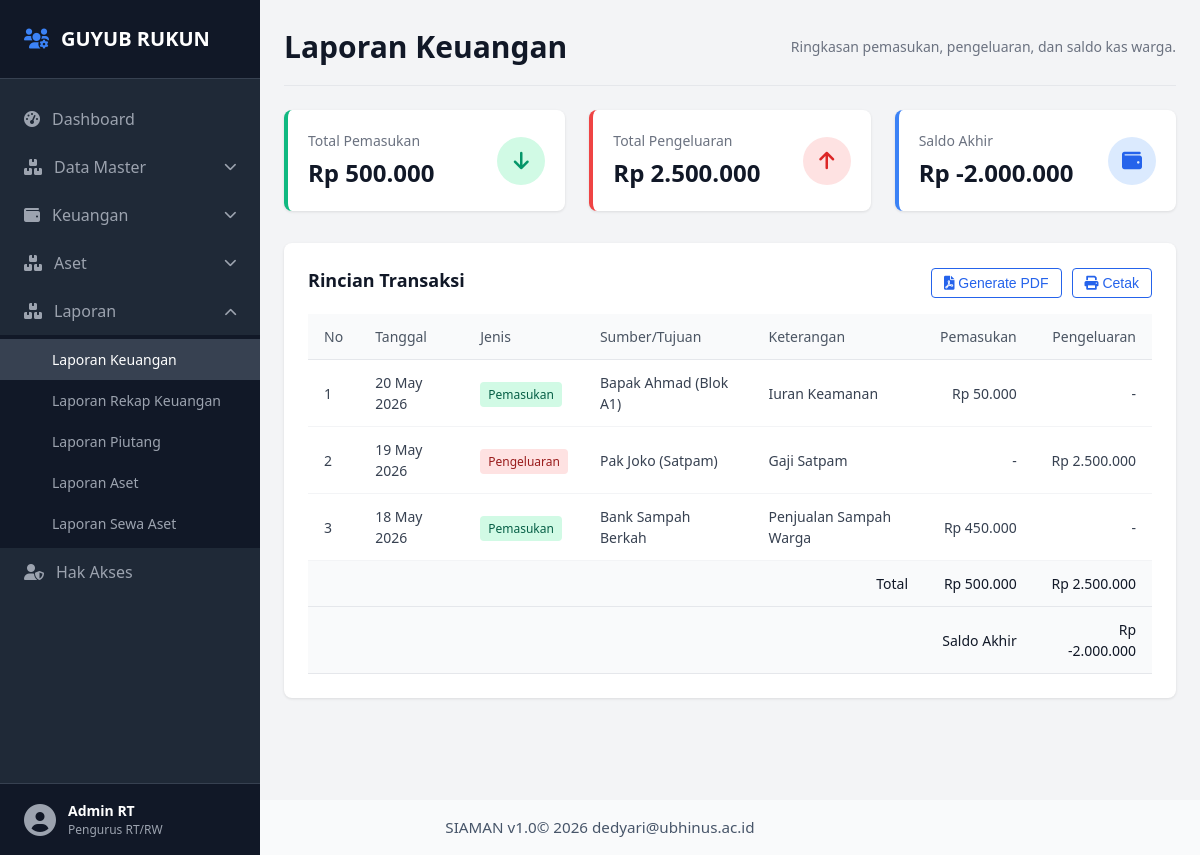
Page /laporan-keuangan.php on the committed database.
### tables this page shows
CREATE TABLE IF NOT EXISTS transaksi (
    id INT AUTO_INCREMENT PRIMARY KEY,
    tanggal DATE NOT NULL,
    tipe ENUM('Pemasukan', 'Pengeluaran') NOT NULL,
    jenis_transaksi_id INT NULL,
    sumber VARCHAR(160) NOT NULL,
    keterangan TEXT,
    jumlah DECIMAL(14,2) NOT NULL,
    created_at TIMESTAMP DEFAULT CURRENT_TIMESTAMP,
    CONSTRAINT fk_transaksi_jenis FOREIGN KEY (jenis_transaksi_id) REFERENCES jenis_transaksi(id) ON DELETE SET NULL
);

### inc/db.php (called while the page is built, shortened)
<?php
try {
    $dbAvailable = true;
} catch (PDOException $exception) {
    $dbError = $exception->getMessage();
}
?>

### inc/data.php (called while the page is built, shortened)
<?php
require_once __DIR__ . '/db.php';
function dbFetchAll($sql) {
    global $pdo, $dbAvailable;
    return $pdo->query($sql)->fetchAll();
}
if ($dbAvailable) {
    $dbTransactions = dbFetchAll('SELECT t.id, t.tanggal, t.tipe AS jenis, jt.nama AS kategori, t.sumber, t.keterangan, t.jumlah FROM transaksi t LEFT JOIN jenis_transaksi jt ON jt.id = t.jenis_transaksi_id ORDER BY t.tanggal DESC, t.id DESC');
}
?>

### laporan-keuangan.php (the view, shortened to what this page needs)
<?php
include 'inc/data.php';
include 'inc/header.php';
function rupiahToNumber($value) {
    $number = preg_replace('/[^0-9-]/', '', $value);
    return $number === '' ? 0 : (int) $number;
}
function formatRupiah($value) {
    return 'Rp ' . number_format($value, 0, ',', '.');
}
function parseLaporanTanggal($value) {
    $value = trim((string) $value);
    if ($value === '') {
        return null;
    }
    $bulan = [
        'januari' => 'January',
        'jan' => 'January',
        'februari' => 'February',
        'feb' => 'February',
        'maret' => 'March',
        'mar' => 'March',
        'april' => 'April',
        'apr' => 'April',
        'mei' => 'May',
        'juni' => 'June',
        'jun' => 'June',
        'juli' => 'July',
        'jul' => 'July',
        'agustus' => 'August',
        'agu' => 'August',
        'september' => 'September',
        'sep' => 'September',
        'oktober' => 'October',
        'okt' => 'October',
        'november' => 'November',
        'nov' => 'November',
        'desember' => 'December',
        'des' => 'December',
    ];
    $normalized = strtolower($value);
    foreach ($bulan as $indonesia => $english) {
        $normalized = preg_replace('/\b' . preg_quote($indonesia, '/') . '\b/u', $english, $normalized);
    }
    $timestamp = strtotime($normalized);
    return $timestamp ? (new DateTimeImmutable())->setTimestamp($timestamp)->setTime(0, 0) : null;
}
function getLaporanPeriodStart(DateTimeImmutable $date) {
    $monthStart = $date->modify('first day of this month')->setTime(0, 0);
    if ((int) $date->format('j') >= 17) {
        return $monthStart->setDate((int) $date->format('Y'), (int) $date->format('n'), 17);
    }
    $previousMonth = $monthStart->modify('-1 month');
    return $previousMonth->setDate((int) $previousMonth->format('Y'), (int) $previousMonth->format('n'), 17);
}
function getLaporanPeriodBounds($periodKey) {
    $start = DateTimeImmutable::createFromFormat('!Y-m-d', $periodKey . '-17');
    $nextMonth = $start->modify('+1 month');
    $end = $nextMonth->setDate((int) $nextMonth->format('Y'), (int) $nextMonth->format('n'), 16);
    return [$start, $end];
}
$defaultPeriod = getLaporanPeriodStart(new DateTimeImmutable('today'))->format('Y-m');
$selectedPeriod = preg_match('/^\d{4}-\d{2}$/', $_GET['periode'] ?? '') ? $_GET['periode'] : $defaultPeriod;
[$periodeMulai, $periodeSelesai] = getLaporanPeriodBounds($selectedPeriod);
$filteredTransactions = array_values(array_filter($transactions, function ($transaction) use ($periodeMulai, $periodeSelesai) {
    $tanggal = parseLaporanTanggal($transaction['tanggal'] ?? '');
    return $tanggal && $tanggal >= $periodeMulai && $tanggal <= $periodeSelesai;
}));
$totalPemasukan = 0;
$totalPengeluaran = 0;
foreach ($filteredTransactions as $transaction) {
    $amount = abs(rupiahToNumber($transaction['jumlah']));
    if (strtolower($transaction['jenis']) === 'pemasukan') {
        $totalPemasukan += $amount;
    }
    if (strtolower($transaction['jenis']) === 'pengeluaran') {
        $totalPengeluaran += $amount;
    }
}
$saldoAkhir = $totalPemasukan - $totalPengeluaran;
?>
<header class="dashboard-header">
    <h1>Laporan Keuangan</h1>
    <div class="periode-aktif">
        Ringkasan pemasukan, pengeluaran, dan saldo kas warga.
    </div>
</header>
<section class="finance-cards-grid">
    <div class="card card-pemasukan">
        <div class="card-body">
            <div class="card-info">
                <span class="card-title">Total Pemasukan</span>
                <span class="card-value"><?= htmlspecialchars(formatRupiah($totalPemasukan), ENT_QUOTES, 'UTF-8') ?></span>
            </div>
            <div class="card-icon">
                <i class="fas fa-arrow-down"></i>
            </div>
        </div>
    </div>
    <div class="card card-pengeluaran">
        <div class="card-body">
            <div class="card-info">
                <span class="card-title">Total Pengeluaran</span>
                <span class="card-value"><?= htmlspecialchars(formatRupiah($totalPengeluaran), ENT_QUOTES, 'UTF-8') ?></span>
            </div>
            <div class="card-icon">
                <i class="fas fa-arrow-up"></i>
            </div>
        </div>
    </div>
    <div class="card card-saldo">
        <div class="card-body">
            <div class="card-info">
                <span class="card-title">Saldo Akhir</span>
                <span class="card-value"><?= htmlspecialchars(formatRupiah($saldoAkhir), ENT_QUOTES, 'UTF-8') ?></span>
            </div>
            <div class="card-icon">
                <i class="fas fa-wallet"></i>
            </div>
        </div>
    </div>
</section>
<section class="details-box transaksi-box">
    <div class="transaksi-header">
        <h2>Rincian Transaksi</h2>
        <div class="report-actions">
            <button class="btn-filter" type="button" onclick="generateLaporanPdf('Laporan Keuangan')">
                <i class="fas fa-file-pdf"></i> Generate PDF
            </button>
            <button class="btn-filter" type="button" onclick="window.print()">
                <i class="fas fa-print"></i> Cetak
            </button>
        </div>
    </div>
    <div class="table-responsive">
        <table class="data-table">
            <thead>
                <tr>
                    <th>No</th>
                    <th>Tanggal</th>
                    <th>Jenis</th>
                    <th>Sumber/Tujuan</th>
                    <th>Keterangan</th>
                    <th class="text-right">Pemasukan</th>
                    <th class="text-right">Pengeluaran</th>
                </tr>
            </thead>
            <tbody>
                <?php foreach ($transactions as $index => $transaction): ?>
                    <?php
                    $isPemasukan = strtolower($transaction['jenis']) === 'pemasukan';
                    $amount = formatRupiah(abs(rupiahToNumber($transaction['jumlah'])));
                    ?>
                    <tr>
                        <td><?= $index + 1 ?></td>
                        <td><?= htmlspecialchars($transaction['tanggal'], ENT_QUOTES, 'UTF-8') ?></td>
                        <td>
                            <span class="type-badge <?= $isPemasukan ? 'badge-pemasukan' : 'badge-pengeluaran' ?>">
                                <?= htmlspecialchars($transaction['jenis'], ENT_QUOTES, 'UTF-8') ?>
                            </span>
                        </td>
                        <td><?= htmlspecialchars($transaction['sumber'], ENT_QUOTES, 'UTF-8') ?></td>
                        <td><?= htmlspecialchars($transaction['keterangan'], ENT_QUOTES, 'UTF-8') ?></td>
                        <td class="text-right text-success"><?= $isPemasukan ? htmlspecialchars($amount, ENT_QUOTES, 'UTF-8') : '-' ?></td>
                        <td class="text-right text-danger"><?= $isPemasukan ? '-' : htmlspecialchars($amount, ENT_QUOTES, 'UTF-8') ?></td>
                    </tr>
                <?php endforeach; ?>
            </tbody>
            <tfoot>
                <tr>
                    <th colspan="5" class="text-right">Total</th>
                    <th class="text-right text-success"><?= htmlspecialchars(formatRupiah($totalPemasukan), ENT_QUOTES, 'UTF-8') ?></th>
                    <th class="text-right text-danger"><?= htmlspecialchars(formatRupiah($totalPengeluaran), ENT_QUOTES, 'UTF-8') ?></th>
                </tr>
                <tr>
                    <th colspan="6" class="text-right">Saldo Akhir</th>
                    <th class="text-right"><?= htmlspecialchars(formatRupiah($saldoAkhir), ENT_QUOTES, 'UTF-8') ?></th>
                </tr>
            </tfoot>
        </table>
    </div>
</section>
<?php include 'inc/footer.php'; ?>

### css/style.css (style rules this page uses)
* { margin: 0; padding: 0; box-sizing: border-box; }
body { font-family: 'Segoe UI', Tahoma, Geneva, Verdana, sans-serif; background-color: #f3f4f6; color: #1f2937; line-height: 1.5; }
.dashboard-header { display: flex; justify-content: space-between; align-items: center; border-bottom: 1px solid #e5e7eb; padding-bottom: 16px; margin-bottom: 24px; }
.dashboard-header h1 { font-size: 1.875rem; font-weight: 700; color: #111827; }
.periode-aktif { font-size: 0.875rem; color: #6b7280; }
.finance-cards-grid { display: grid; grid-template-columns: repeat(auto-fit, minmax(240px, 1fr)); gap: 24px; margin-bottom: 32px; }
.card { background-color: #ffffff; border-radius: 8px; box-shadow: 0 1px 3px rgba(0, 0, 0, 0.1); padding: 20px; border-left: 4px solid #d1d5db; }
.card-pemasukan { border-left-color: #10b981; }
.card-pengeluaran { border-left-color: #ef4444; }
.card-saldo { border-left-color: #3b82f6; }
.card-body { display: flex; justify-content: space-between; align-items: center; }
.card-info { display: flex; flex-direction: column; }
.card-title { font-size: 0.875rem; color: #6b7280; font-weight: 500; }
.card-value { font-size: 1.5rem; font-weight: 700; color: #111827; margin-top: 4px; }
.card-icon { width: 48px; height: 48px; border-radius: 50%; display: flex; align-items: center; justify-content: center; font-size: 1.25rem; }
.card-pemasukan .card-icon { background-color: #d1fae5; color: #059669; }
.card-pengeluaran .card-icon { background-color: #fee2e2; color: #dc2626; }
.card-saldo .card-icon { background-color: #dbeafe; color: #2563eb; }
.details-box { background-color: #ffffff; border-radius: 8px; box-shadow: 0 1px 3px rgba(0, 0, 0, 0.1); padding: 24px; }
.details-box h2 { font-size: 1.125rem; font-weight: 700; color: #111827; margin-bottom: 4px; }
.transaksi-header { display: flex; justify-content: space-between; align-items: center; gap: 16px; margin-bottom: 16px; }
.report-actions { display: flex; flex-wrap: wrap; gap: 10px; justify-content: flex-end; }
.btn-filter { background: none; border: 1px solid #2563eb; color: #2563eb; padding: 6px 12px; border-radius: 4px; font-size: 0.875rem; cursor: pointer; transition: all 0.2s; }
.table-responsive { width: 100%; overflow-x: auto; }
.data-table { width: 100%; border-collapse: collapse; text-align: left; font-size: 0.875rem; }
.data-table th { background-color: #f9fafb; color: #4b5563; padding: 12px 16px; font-weight: 500; border-bottom: 1px solid #e5e7eb; }
.data-table td { padding: 12px 16px; border-bottom: 1px solid #f3f4f6; color: #374151; }
.data-table tfoot th { background-color: #f9fafb; padding: 12px 16px; border-top: 1px solid #e5e7eb; color: #111827; }
.type-badge { font-size: 0.75rem; padding: 4px 8px; border-radius: 4px; font-weight: 500; }
.badge-pemasukan { background-color: #d1fae5; color: #065f46; }
.badge-pengeluaran { background-color: #fee2e2; color: #991b1b; }
.text-right { text-align: right; }
.text-success { color: #10b981; font-weight: 500; }
.text-danger { color: #ef4444; font-weight: 500; }

### rows in the picture
transaksi: tanggal "20 May 2026", tipe "Pemasukan", sumber "Bapak Ahmad (Blok A1)", keterangan "Iuran Keamanan", amount "Rp 50.000"
transaksi: tanggal "19 May 2026", tipe "Pengeluaran", sumber "Pak Joko (Satpam)", keterangan "Gaji Satpam", amount "Rp 2.500.000"
transaksi: tanggal "18 May 2026", tipe "Pemasukan", sumber "Bank Sampah Berkah", keterangan "Penjualan Sampah Warga", amount "Rp 450.000"

### other values in the picture
formatRupiah($totalPemasukan) "Rp 500.000"
formatRupiah($totalPengeluaran) "Rp 2.500.000"
formatRupiah($saldoAkhir) "Rp -2.000.000"
